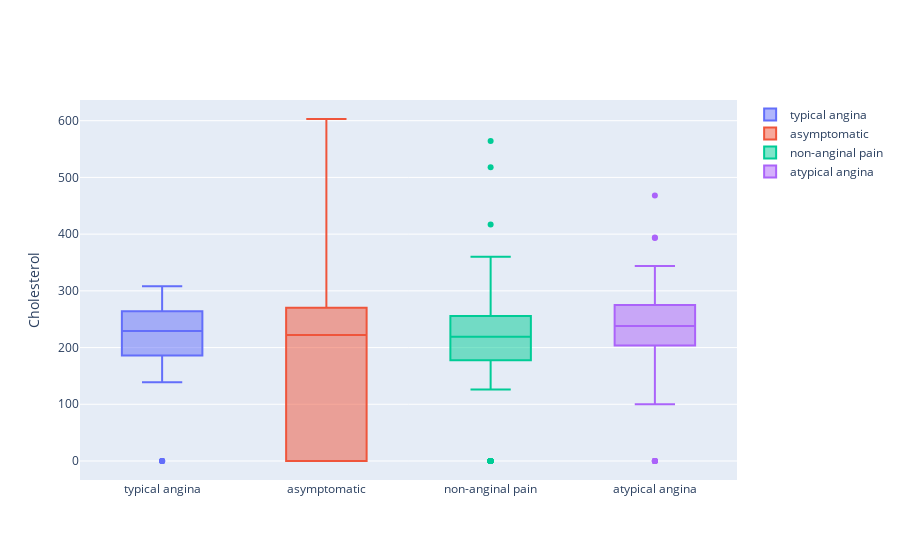

Notebook code for this chart:
### Markdown cell above
## Labeled box plot

### Code cell
# First let's create a list to append the data to be plotted
data = []
for pain in combined_df["cp"].unique():
    data.append(go.Box(y=combined_df[combined_df["cp"] == pain].chol, name=str(pain)))

layout = go.Layout(yaxis=dict(title="Cholesterol", zeroline=False))

fig = go.Figure(data=data, layout=layout)
py.iplot(fig, show_link=False)

### Figure 1 — Plotly figure (JSON) as saved in the notebook; plotly's stock layout.template omitted (floating-point values rounded to 4 significant figures; data arrays with more than 128 entries replaced by an {"elided": "..."} marker saying what was removed)
{"data": [{"name": "typical angina", "type": "box", "y": [233, 211, 283, 226, 239, 199, 213, 182, 186, 282, 288, 298, 244, 270, 234, 273, 231, 193, 234, 240, 204, 227, 264, 223, 291, 160, 156, 272, 193, 308, 249, 237, 295, 171, 0, 0, 0, 0, 270, 252, 0, 258, 200, 181, 216, 139]}, {"name": "asymptomatic", "type": "box", "y": {"elided": "496 int values"}}, {"name": "non-anginal pain", "type": "box", "y": {"elided": "204 int values"}}, {"name": "atypical angina", "type": "box", "y": {"elided": "174 int values"}}], "layout": {"autosize": true, "xaxis": {"autorange": true, "range": [-0.5, 3.5], "type": "category"}, "yaxis": {"autorange": true, "range": [-33.5, 636.5], "title": {"text": "Cholesterol"}, "type": "linear", "zeroline": false}}}
